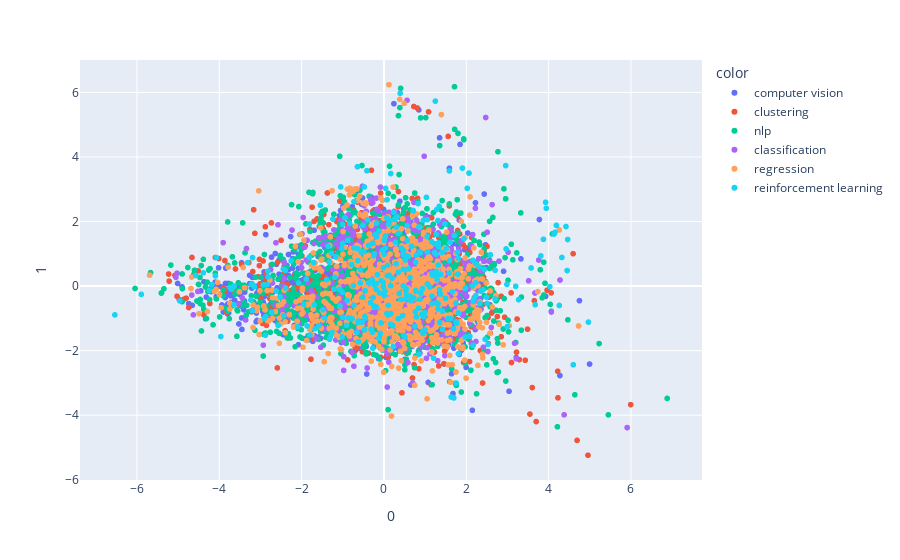

Notebook source saved alongside this figure:
### Markdown cell above
**PCA**

### Code cell
X = df.drop(['target_category'], axis=1).copy()

pca = PCA(n_components=2)
components = pca.fit_transform(X)

fig = px.scatter(components, x=0, y=1, color=df['target_category'])
fig.show()

### Figure 1 — Plotly figure (JSON) as saved in the notebook; plotly's stock layout.template omitted (floating-point values rounded to 4 significant figures; data arrays with more than 128 entries replaced by an {"elided": "..."} marker saying what was removed)
{"data": [{"hovertemplate": "color=computer vision<br>0=%{x}<br>1=%{y}<extra></extra>", "legendgroup": "computer vision", "marker": {"color": "#636efa", "symbol": "circle"}, "mode": "markers", "name": "computer vision", "showlegend": true, "type": "scattergl", "x": {"elided": "1174 float values"}, "xaxis": "x", "y": {"elided": "1174 float values"}, "yaxis": "y"}, {"hovertemplate": "color=clustering<br>0=%{x}<br>1=%{y}<extra></extra>", "legendgroup": "clustering", "marker": {"color": "#EF553B", "symbol": "circle"}, "mode": "markers", "name": "clustering", "showlegend": true, "type": "scattergl", "x": {"elided": "1156 float values"}, "xaxis": "x", "y": {"elided": "1156 float values"}, "yaxis": "y"}, {"hovertemplate": "color=nlp<br>0=%{x}<br>1=%{y}<extra></extra>", "legendgroup": "nlp", "marker": {"color": "#00cc96", "symbol": "circle"}, "mode": "markers", "name": "nlp", "showlegend": true, "type": "scattergl", "x": {"elided": "1791 float values"}, "xaxis": "x", "y": {"elided": "1791 float values"}, "yaxis": "y"}, {"hovertemplate": "color=classification<br>0=%{x}<br>1=%{y}<extra></extra>", "legendgroup": "classification", "marker": {"color": "#ab63fa", "symbol": "circle"}, "mode": "markers", "name": "classification", "showlegend": true, "type": "scattergl", "x": {"elided": "773 float values"}, "xaxis": "x", "y": {"elided": "773 float values"}, "yaxis": "y"}, {"hovertemplate": "color=regression<br>0=%{x}<br>1=%{y}<extra></extra>", "legendgroup": "regression", "marker": {"color": "#FFA15A", "symbol": "circle"}, "mode": "markers", "name": "regression", "showlegend": true, "type": "scattergl", "x": {"elided": "1030 float values"}, "xaxis": "x", "y": {"elided": "1030 float values"}, "yaxis": "y"}, {"hovertemplate": "color=reinforcement learning<br>0=%{x}<br>1=%{y}<extra></extra>", "legendgroup": "reinforcement learning", "marker": {"color": "#19d3f3", "symbol": "circle"}, "mode": "markers", "name": "reinforcement learning", "showlegend": true, "type": "scattergl", "x": {"elided": "336 float values"}, "xaxis": "x", "y": {"elided": "336 float values"}, "yaxis": "y"}], "layout": {"legend": {"title": {"text": "color"}, "tracegroupgap": 0}, "margin": {"t": 60}, "xaxis": {"anchor": "y", "domain": [0, 1], "title": {"text": "0"}}, "yaxis": {"anchor": "x", "domain": [0, 1], "title": {"text": "1"}}}}
